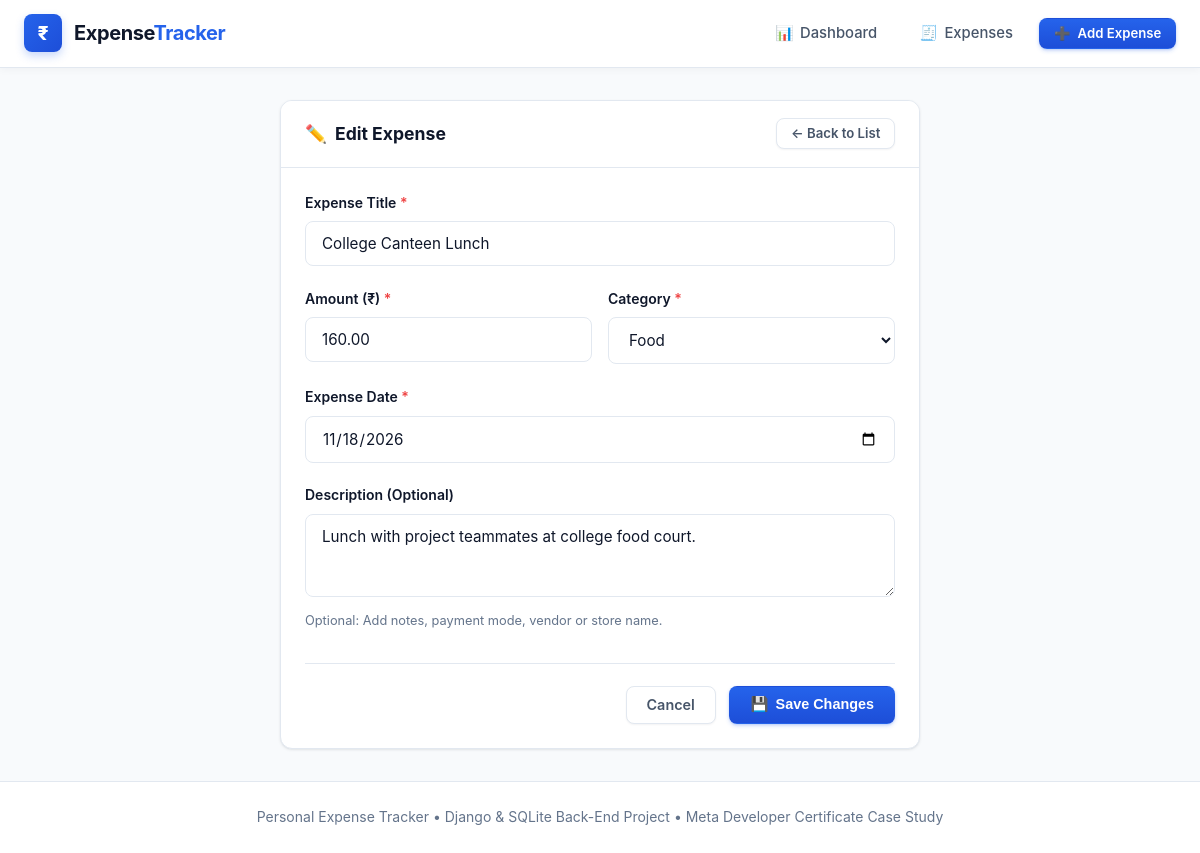
Screenshot of /expenses/1/edit/ with the database file from the repository.
### expenses/models.py (models this page shows, shortened)
class Expense(models.Model):
    CATEGORY_CHOICES = [
        ('Food', 'Food'),
        ('Travel', 'Travel'),
        ('Shopping', 'Shopping'),
        ('Education', 'Education'),
        ('Entertainment', 'Entertainment'),
        ('Other', 'Other'),
    ]
    title = models.CharField(max_length=150, help_text="Expense title or brief name")
    amount = models.DecimalField(max_digits=10, decimal_places=2, help_text="Amount in ₹ (Rupees)")
    category = models.CharField(max_length=50, choices=CATEGORY_CHOICES, default='Food')
    date = models.DateField(help_text="Date of expense")
    description = models.TextField(blank=True, null=True, help_text="Optional description/notes")
    created_at = models.DateTimeField(auto_now_add=True, help_text="Record creation timestamp")
    class Meta:
        ordering = ['-date', '-created_at']
        verbose_name = 'Expense'
        verbose_name_plural = 'Expenses'

### expenses/views.py (the view)
# urls.py: path('expenses/<int:pk>/edit/', views.expense_update, name='expense_update'),
def expense_update(request, pk):
    expense = get_object_or_404(Expense, pk=pk)
    if request.method == 'POST':
        form = ExpenseForm(request.POST, instance=expense)
        if form.is_valid():
            updated_expense = form.save()
            messages.success(request, f"Expense '{updated_expense.title}' updated successfully!")
            return redirect('expense_list')
    else:
        form = ExpenseForm(instance=expense)
    context = {
        'form': form,
        'expense': expense,
        'page_title': 'Edit Expense',
        'is_edit': True,
    }
    return render(request, 'expenses/expense_form.html', context)

### templates/expenses/expense_form.html (shortened to what this page needs)
{% extends 'base.html' %}
{% block content %}
<div class="form-card">
  <div class="card">
    <div class="card-header">
      <h2 class="card-title">
        {% if is_edit %}
          <span>✏️</span> Edit Expense
        {% else %}
          <span>➕</span> Add New Expense
        {% endif %}
      </h2>
      <a href="{% url 'expense_list' %}" class="btn btn-secondary btn-sm">
        &larr; Back to List
      </a>
    </div>
    <div class="card-body">
      <form method="post" novalidate>
        <div class="form-group">
          <label class="form-label" for="{{ form.title.id_for_label }}">
            {{ form.title.label }} <span style="color: var(--danger);">*</span>
          </label>
          {{ form.title }}
        </div>
        <div style="display: grid; grid-template-columns: repeat(auto-fit, minmax(220px, 1fr)); gap: 1rem;">
          <div class="form-group">
            <label class="form-label" for="{{ form.amount.id_for_label }}">
              {{ form.amount.label }} <span style="color: var(--danger);">*</span>
            </label>
            {{ form.amount }}
          </div>
          <div class="form-group">
            <label class="form-label" for="{{ form.category.id_for_label }}">
              {{ form.category.label }} <span style="color: var(--danger);">*</span>
            </label>
            {{ form.category }}
          </div>
        </div>
        <div class="form-group">
          <label class="form-label" for="{{ form.date.id_for_label }}">
            {{ form.date.label }} <span style="color: var(--danger);">*</span>
          </label>
          {{ form.date }}
        </div>
        <div class="form-group">
          <label class="form-label" for="{{ form.description.id_for_label }}">
            {{ form.description.label }}
          </label>
          {{ form.description }}
          <div class="form-help">Optional: Add notes, payment mode, vendor or store name.</div>
        </div>
        <div class="form-actions">
          <a href="{% url 'expense_list' %}" class="btn btn-secondary">
            Cancel
          </a>
          <button type="submit" class="btn btn-primary">
            {% if is_edit %}
              <span>💾</span> Save Changes
            {% else %}
              <span>➕</span> Add Expense
            {% endif %}
          </button>
        </div>
      </form>
    </div>
  </div>
</div>
{% endblock %}

### static/css/style.css (style rules this page uses)
:root { --primary: #2563eb; --primary-hover: #1d4ed8; --primary-active: #1e40af; --primary-50: #eff6ff; --primary-100: #dbeafe; --primary-200: #bfdbfe; --primary-600: #2563eb; --primary-700: #1d4ed8; --accent-teal: #0d9488; --accent-emerald: #10b981; --accent-purple: #7c3aed; --accent-amber: #f59e0b; --accent-rose: #f43f5e; --bg-page: #f8fafc; --bg-surface: #ffffff; --bg-subtle: #f1f5f9; --border-subtle: #e2e8f0; --border-focus: #93c5fd; --text-main: #0f172a; --text-secondary: #475569; --text-muted: #64748b; --text-light: #94a3b8; --success-bg: #ecfdf5; --success-border: #a7f3d0; --success-text: #065f46; --danger: #ef4444; --danger-hover: #dc2626; --danger-bg: #fef2f2; --danger-border: #fecaca; --danger-text: #991b1b; --shadow-xs: 0 1px 2px 0 rgba(15, 23, 42, 0.05); --shadow-sm: 0 1px 3px 0 rgba(15, 23, 42, 0.08), 0 1px 2px -1px rgba(15, 23, 42, 0.08); --shadow-md: 0 4px 6px -1px rgba(15, 23, 42, 0.07), 0 2px 4px -2px rgba(15, 23, 42, 0.05); --shadow-lg: 0 10px 15px -3px rgba(37, 99, 235, 0.08), 0 4px 6px -4px rgba(15, 23, 42, 0.05); --shadow-hover: 0 12px 20px -3px rgba(37, 99, 235, 0.12), 0 6px 8px -4px rgba(15, 23, 42, 0.04); --radius-sm: 8px; --radius-md: 12px; --radius-lg: 16px; --radius-full: 9999px; --transition: all 0.2s cubic-bezier(0.4, 0, 0.2, 1); }
*, *::before, *::after { box-sizing: border-box; margin: 0; padding: 0; }
body { font-family: -apple-system, BlinkMacSystemFont, "Segoe UI", Roboto, "Inter", "Helvetica Neue", Arial, sans-serif; background-color: var(--bg-page); color: var(--text-main); line-height: 1.6; min-height: 100vh; display: flex; flex-direction: column; -webkit-font-smoothing: antialiased; }
.btn { display: inline-flex; align-items: center; justify-content: center; gap: 0.45rem; font-size: 0.9rem; font-weight: 600; padding: 0.6rem 1.25rem; border-radius: var(--radius-sm); text-decoration: none; border: 1px solid transparent; cursor: pointer; transition: var(--transition); line-height: 1.2; }
.btn-primary { background: linear-gradient(180deg, var(--primary) 0%, var(--primary-hover) 100%); color: #ffffff; box-shadow: 0 2px 4px rgba(37, 99, 235, 0.2), 0 1px 2px rgba(37, 99, 235, 0.15); }
.btn-secondary { background-color: var(--bg-surface); border: 1px solid var(--border-subtle); color: var(--text-secondary); box-shadow: var(--shadow-xs); }
.btn-sm { padding: 0.4rem 0.85rem; font-size: 0.825rem; border-radius: var(--radius-sm); }
.card { background: var(--bg-surface); border: 1px solid var(--border-subtle); border-radius: var(--radius-md); box-shadow: var(--shadow-sm); overflow: hidden; transition: var(--transition); }
.card-header { padding: 1.1rem 1.5rem; background-color: #ffffff; border-bottom: 1px solid var(--border-subtle); display: flex; align-items: center; justify-content: space-between; }
.card-title { font-size: 1.1rem; font-weight: 700; color: var(--text-main); display: flex; align-items: center; gap: 0.5rem; }
.card-body { padding: 1.5rem; }
.form-card { max-width: 640px; margin: 0 auto; }
.form-group { margin-bottom: 1.35rem; }
.form-label { display: block; font-size: 0.875rem; font-weight: 600; color: var(--text-main); margin-bottom: 0.45rem; }
.form-control, .form-select { width: 100%; padding: 0.75rem 1rem; font-size: 0.95rem; border: 1px solid var(--border-subtle); border-radius: var(--radius-sm); background-color: #ffffff; color: var(--text-main); transition: var(--transition); font-family: inherit; }
.form-help { font-size: 0.8rem; color: var(--text-muted); margin-top: 0.4rem; }
.form-actions { display: flex; align-items: center; justify-content: flex-end; gap: 0.85rem; margin-top: 2rem; padding-top: 1.35rem; border-top: 1px solid var(--border-subtle); }

### rows the page displays
Expense: title "College Canteen Lunch", amount "160.00", category "Food", date "11/18/2026", description "Lunch with project teammates at college food court."
